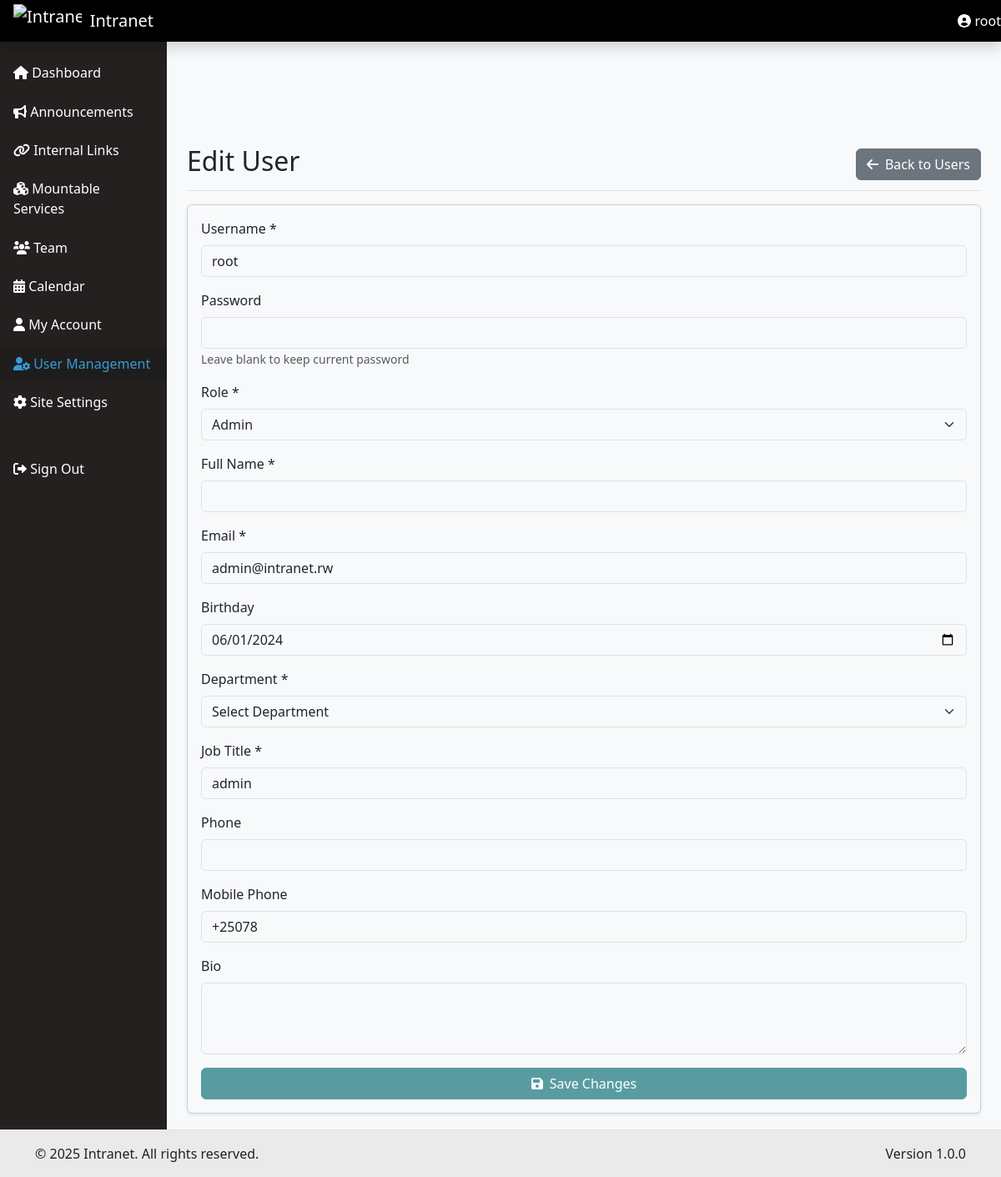
Screenshot of /users/edit.php?id=7 (signed in) with the database file from the repository.
### tables this page shows
CREATE TABLE `users` (
  `id` int(11) NOT NULL,
  `username` varchar(50) NOT NULL,
  `password` varchar(255) NOT NULL,
  `role` varchar(20) NOT NULL,
  `email` varchar(100) DEFAULT NULL,
  `birth_date` date DEFAULT NULL,
  `created_at` timestamp NOT NULL DEFAULT current_timestamp(),
  `last_login` timestamp NOT NULL DEFAULT '0000-00-00 00:00:00',
  `status` enum('active','inactive') DEFAULT 'active',
  `theme` varchar(20) DEFAULT 'light',
  `profile_picture` varchar(255) DEFAULT NULL,
  `mobile_phone` varchar(20) DEFAULT NULL,
  `job_title` varchar(100) DEFAULT NULL,
  `department` varchar(100) DEFAULT NULL,
  `phone` varchar(20) DEFAULT NULL,
  `full_name` varchar(100) DEFAULT NULL,
  `bio` text DEFAULT NULL
);

### users/edit.php (the view, shortened to what this page needs)
<?php
require_once '../config/config.php';
$userId = isset($_GET['id']) ? (int)$_GET['id'] : 0;
$query = "SELECT * FROM users WHERE id = ?";
$stmt = $db->prepare($query);
$stmt->bind_param('i', $userId);
$stmt->execute();
$result = $stmt->get_result();
$user = $result->fetch_assoc();
include '../includes/header.php';
?>
<div class="container-fluid">
    <div class="row">
        <?php include '../includes/sidebar.php'; ?>
        <main class="col-md-9 ms-sm-auto col-lg-10 px-md-4">
            <div class="d-flex justify-content-between flex-wrap flex-md-nowrap align-items-center pt-3 pb-2 mb-3 border-bottom">
                <h1 class="h2">Edit User</h1>
                <a href="index.php" class="btn btn-secondary">
                    <i class="fas fa-arrow-left me-2"></i>Back to Users
                </a>
            </div>
            <div class="card">
                <div class="card-body">
                    <form action="edit.php?id=<?php echo $userId; ?>" method="POST">
                        <div class="mb-3">
                            <label for="username" class="form-label">Username *</label>
                            <input type="text" class="form-control" id="username" name="username"
                                   value="<?php echo htmlspecialchars($user['username'] ?? ''); ?>" required>
                        </div>
                        <div class="mb-3">
                            <label for="password" class="form-label">Password</label>
                            <input type="password" class="form-control" id="password" name="password">
                            <small class="text-muted">Leave blank to keep current password</small>
                        </div>
                        <div class="mb-3">
                            <label for="role" class="form-label">Role *</label>
                            <select class="form-select" id="role" name="role" required>
                                <option value="admin" <?php echo ($user['role'] ?? '') === 'admin' ? 'selected' : ''; ?>>Admin</option>
                            </select>
                        </div>
                        <div class="mb-3">
                            <label for="full_name" class="form-label">Full Name *</label>
                            <input type="text" class="form-control" id="full_name" name="full_name"
                                   value="<?php echo htmlspecialchars($user['full_name'] ?? ''); ?>" required>
                        </div>
                        <div class="mb-3">
                            <label for="email" class="form-label">Email *</label>
                            <input type="email" class="form-control" id="email" name="email"
                                   value="<?php echo htmlspecialchars($user['email'] ?? ''); ?>" required>
                        </div>
                        <div class="mb-3">
                            <label for="birth_date" class="form-label">Birthday</label>
                            <input type="date" class="form-control" id="birth_date" name="birth_date"
                                   value="<?php echo htmlspecialchars($user['birth_date'] ?? ''); ?>">
                        </div>
                        <div class="mb-3">
                            <label for="department" class="form-label">Department *</label>
                            <select class="form-select" id="department" name="department" required>
                                <option value="">Select Department</option>
                            </select>
                        </div>
                        <div class="mb-3">
                            <label for="job_title" class="form-label">Job Title *</label>
                            <input type="text" class="form-control" id="job_title" name="job_title"
                                   value="<?php echo htmlspecialchars($user['job_title'] ?? ''); ?>" required>
                        </div>
                        <div class="mb-3">
                            <label for="phone" class="form-label">Phone</label>
                            <input type="tel" class="form-control" id="phone" name="phone"
                                   value="<?php echo htmlspecialchars($user['phone'] ?? ''); ?>">
                        </div>
                        <div class="mb-3">
                            <label for="mobile_phone" class="form-label">Mobile Phone</label>
                            <input type="tel" class="form-control" id="mobile_phone" name="mobile_phone"
                                   value="<?php echo htmlspecialchars($user['mobile_phone'] ?? ''); ?>">
                        </div>
                        <div class="mb-3">
                            <label for="bio" class="form-label">Bio</label>
                            <textarea class="form-control" id="bio" name="bio" rows="3"><?php echo htmlspecialchars($user['bio'] ?? ''); ?></textarea>
                        </div>
                        <div class="d-grid gap-2">
                            <button type="submit" class="btn btn-primary">
                                <i class="fas fa-save me-2"></i>Save Changes
                            </button>
                        </div>
                    </form>
                </div>
            </div>
        </main>
    </div>
</div>
<?php include '../includes/footer.php'; ?>

### assets/css/style.css (style rules this page uses)
main { padding-top: 1.5rem; }
.card { margin-bottom: 1rem; box-shadow: 0 0.125rem 0.25rem rgba(0, 0, 0, 0.075); }
.btn-primary { background-color: #2470dc; border-color: #2470dc; }

### includes/footer.php (style rules this page uses)
main { padding-bottom: 60px; }

### rows the page displays
users: username "root", role "Admin", email "admin@intranet.rw", birth_date "06/01/2024", job_title "admin", mobile_phone "+25078"

### other values shown
$settings['site_name'] "Intranet"
$_SESSION['user']['full_name'] "root"
